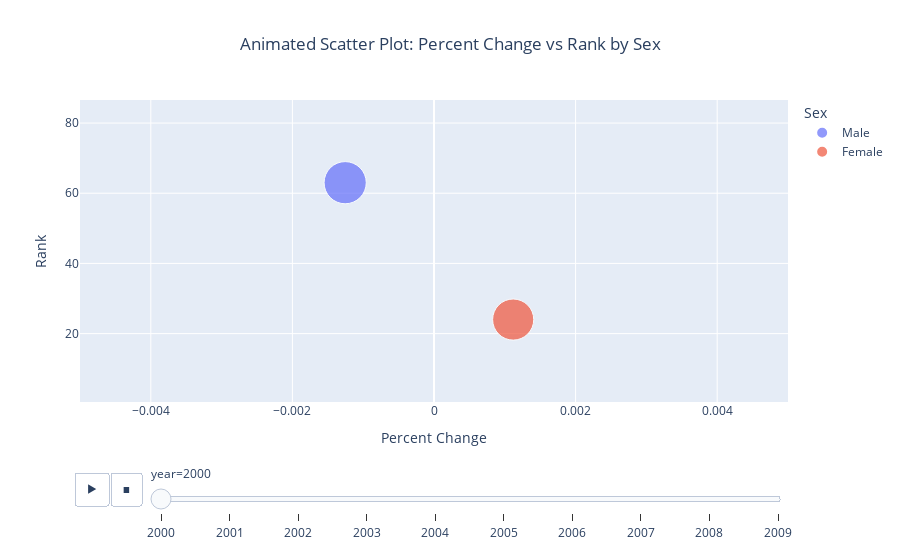

Notebook cell for this chart:
### Markdown cell above
#### 8. Provide a second version of the figure from the previous problem where you edit the `fig = px.scatter()` function from the Gapminder code so that `x` is "percent change", `y` is "rank", `size` is "percent", and `color`="sex", `animation_frame` is "year", and `animation_group` and `hover_name` are "name". Then use `size_max=50`, `range_x=[-0.005,0.005])` and remove the `log_x=True` and `range_y` parameters

> ```python
> bn = pd.read_csv('https://raw.githubusercontent.com/hadley/data-baby-names/master/baby-names.csv')
> bn['name'] = bn['name']+" "+bn['sex'] # make identical boy and girl names distinct
> bn['rank'] = bn.groupby('year')['percent'].rank(ascending=False)
> bn = bn.sort_values(['name','year'])
> # the next three lines create the increaes or decrease in name prevalence from the last year 
> bn['percent change'] = bn['percent'].diff()
> new_name = [True]+list(bn.name[:-1].values!=bn.name[1:].values)
> bn.loc[new_name,'percentage change'] = bn.loc[new_name,'percent'] 
> bn = bn.sort_values('year')
> bn = bn[bn.percent>0.001] # restrict to "common" names
> fig = px.scatter(bn, x="", y="", animation_frame="", animation_group="",
>                  size="", color="", hover_name="",size_max=50, range_x=[-0.005,0.005]) # range_y removed
> fig.update_yaxes(autorange='reversed') # this lets us put rank 1 on the top
> fig.show(renderer="png") # USE `fig.show(renderer="png")` FOR ALL GitHub and MarkUs SUBMISSIONS
> ```

### Code cell
# Import necessary libraries
import pandas as pd
import plotly.express as px
import numpy as np

# Create a mock dataset
np.random.seed(42)  # For reproducibility

# Create a DataFrame
data = {
    'name': ['Country A', 'Country B', 'Country C', 'Country D', 'Country E'] * 10,
    'year': np.tile(np.arange(2000, 2010), 5),
    'percent_change': np.random.uniform(-0.005, 0.005, 50),
    'rank': np.random.randint(1, 100, 50),
    'percent': np.random.uniform(0, 100, 50),
    'sex': np.random.choice(['Male', 'Female'], 50)
}

df = pd.DataFrame(data)

# Create the animated scatter plot
fig = px.scatter(df, 
                 x="percent_change",  # Change to "percent change"
                 y="rank",            # Change to "rank"
                 animation_frame="year", 
                 animation_group="name",  # Use "name" for animation group
                 size="percent",      # Change size to "percent"
                 color="sex",         # Change color to "sex"
                 hover_name="name",   # Use "name" for hover name
                 size_max=50, 
                 range_x=[-0.005, 0.005],  # Set range for x-axis
                 title="Animated Scatter Plot: Percent Change vs Rank by Sex")

# Customize the layout
fig.update_layout(
    title_text='Animated Scatter Plot: Percent Change vs Rank by Sex',
    title_x=0.5,  # Center the title
    xaxis_title='Percent Change',
    yaxis_title='Rank',
    legend_title='Sex',
    hoverlabel=dict(bgcolor="white", font_size=16, font_family="Rockwell"),
)

# Show the plot
fig.show()

### Figure 1 — Plotly figure (JSON) as saved in the notebook; plotly's stock layout.template omitted (floating-point values rounded to 4 significant figures)
{"data": [{"hovertemplate": "<b>%{hovertext}</b><br><br>sex=Male<br>year=2000<br>percent_change=%{x}<br>rank=%{y}<br>percent=%{marker.size}<extra></extra>", "hovertext": ["Country A", "Country A"], "ids": ["Country A", "Country A"], "legendgroup": "Male", "marker": {"color": "#636efa", "size": [33.09, 76.08], "sizemode": "area", "sizeref": 0.03719, "symbol": "circle"}, "mode": "markers", "name": "Male", "orientation": "v", "showlegend": true, "type": "scatter", "x": [-0.001255, -0.004794], "xaxis": "x", "y": [63, 15], "yaxis": "y"}, {"hovertemplate": "<b>%{hovertext}</b><br><br>sex=Female<br>year=2000<br>percent_change=%{x}<br>rank=%{y}<br>percent=%{marker.size}<extra></extra>", "hovertext": ["Country A", "Country A", "Country A"], "ids": ["Country A", "Country A", "Country A"], "legendgroup": "Female", "marker": {"color": "#EF553B", "size": [31.44, 92.97, 31.8], "sizemode": "area", "sizeref": 0.03719, "symbol": "circle"}, "mode": "markers", "name": "Female", "orientation": "v", "showlegend": true, "type": "scatter", "x": [0.001119, 0.001075, -0.00378], "xaxis": "x", "y": [24, 71, 35], "yaxis": "y"}], "layout": {"hoverlabel": {"bgcolor": "white", "font": {"family": "Rockwell", "size": 16}}, "legend": {"itemsizing": "constant", "title": {"text": "Sex"}, "tracegroupgap": 0}, "sliders": [{"active": 0, "currentvalue": {"prefix": "year="}, "len": 0.9, "pad": {"b": 10, "t": 60}, "steps": [{"args": [["2000"], {"frame": {"duration": 0, "redraw": false}, "fromcurrent": true, "mode": "immediate", "transition": {"duration": 0, "easing": "linear"}}], "label": "2000", "method": "animate"}, {"args": [["2001"], {"frame": {"duration": 0, "redraw": false}, "fromcurrent": true, "mode": "immediate", "transition": {"duration": 0, "easing": "linear"}}], "label": "2001", "method": "animate"}, {"args": [["2002"], {"frame": {"duration": 0, "redraw": false}, "fromcurrent": true, "mode": "immediate", "transition": {"duration": 0, "easing": "linear"}}], "label": "2002", "method": "animate"}, {"args": [["2003"], {"frame": {"duration": 0, "redraw": false}, "fromcurrent": true, "mode": "immediate", "transition": {"duration": 0, "easing": "linear"}}], "label": "2003", "method": "animate"}, {"args": [["2004"], {"frame": {"duration": 0, "redraw": false}, "fromcurrent": true, "mode": "immediate", "transition": {"duration": 0, "easing": "linear"}}], "label": "2004", "method": "animate"}, {"args": [["2005"], {"frame": {"duration": 0, "redraw": false}, "fromcurrent": true, "mode": "immediate", "transition": {"duration": 0, "easing": "linear"}}], "label": "2005", "method": "animate"}, {"args": [["2006"], {"frame": {"duration": 0, "redraw": false}, "fromcurrent": true, "mode": "immediate", "transition": {"duration": 0, "easing": "linear"}}], "label": "2006", "method": "animate"}, {"args": [["2007"], {"frame": {"duration": 0, "redraw": false}, "fromcurrent": true, "mode": "immediate", "transition": {"duration": 0, "easing": "linear"}}], "label": "2007", "method": "animate"}, {"args": [["2008"], {"frame": {"duration": 0, "redraw": false}, "fromcurrent": true, "mode": "immediate", "transition": {"duration": 0, "easing": "linear"}}], "label": "2008", "method": "animate"}, {"args": [["2009"], {"frame": {"duration": 0, "redraw": false}, "fromcurrent": true, "mode": "immediate", "transition": {"duration": 0, "easing": "linear"}}], "label": "2009", "method": "animate"}], "x": 0.1, "xanchor": "left", "y": 0, "yanchor": "top"}], "title": {"text": "Animated Scatter Plot: Percent Change vs Rank by Sex", "x": 0.5}, "updatemenus": [{"buttons": [{"args": [null, {"frame": {"duration": 500, "redraw": false}, "fromcurrent": true, "mode": "immediate", "transition": {"duration": 500, "easing": "linear"}}], "label": "&#9654;", "method": "animate"}, {"args": [[null], {"frame": {"duration": 0, "redraw": false}, "fromcurrent": true, "mode": "immediate", "transition": {"duration": 0, "easing": "linear"}}], "label": "&#9724;", "method": "animate"}], "direction": "left", "pad": {"r": 10, "t": 70}, "showactive": false, "type": "buttons", "x": 0.1, "xanchor": "right", "y": 0, "yanchor": "top"}], "xaxis": {"anchor": "y", "domain": [0, 1], "range": [-0.005, 0.005], "title": {"text": "Percent Change"}}, "yaxis": {"anchor": "x", "domain": [0, 1], "title": {"text": "Rank"}}}}
